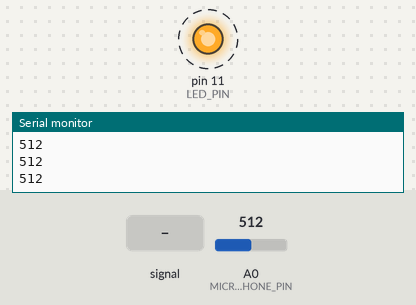
Recording of a sketch running on a simulated Arduino Uno, built with avr-gcc and run on an emulated ATmega328P. Parts: output pins drawn as LEDs (lit = HIGH), the last lines printed to the serial monitor. Dashed ring = blinking. Inputs (shaded band) come from the test bench; at power-on: A0 (MICROPHONE_PIN) = 512.

Above: at 1.25 s.
1.3 s: A0 (MICROPHONE_PIN) set to 409
4.3 s: A0 (MICROPHONE_PIN) set to 383
At 4.3 s:
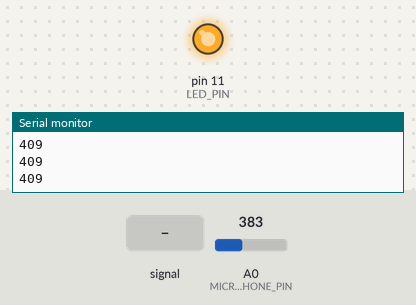
5.8 s: A0 (MICROPHONE_PIN) fed a 200 Hz sine of ±81 counts around its level
At 6.6 s:
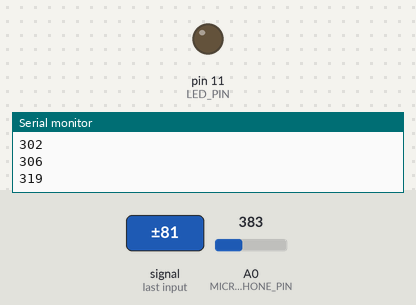
8.8 s: A0 (MICROPHONE_PIN) set to 306
At 8.8 s:
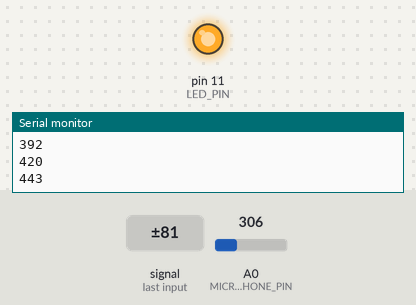
10.3 s: A0 (MICROPHONE_PIN) set to 410
At 10.48 s:
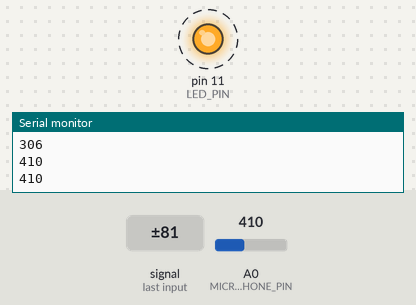
Timing chart, 0 to 14.3 s (numbered marks = the images above; inputs shaded):
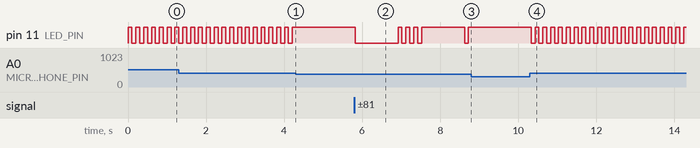

Measured:
- the behaviour switches between 401 and 400 on A0 (MICROPHONE_PIN) (found by bisection; images 0 and 1)
- after the input at 4.3 s, pin 11 (LED_PIN): stops changing and stays HIGH
- after the input at 5.8 s, pin 11 (LED_PIN): goes LOW 1.1 s, 3 × (HIGH 0.10 s, LOW 0.10 s), HIGH 1.1 s, LOW 0.10 s, then HIGH, starting at once
- after the input at 8.8 s, pin 11 (LED_PIN): stops changing and stays HIGH
- after the input at 10.3 s, pin 11 (LED_PIN): alternates HIGH for 0.10 s and LOW for 0.10 s, starting at once
- by itself, pin 11 (LED_PIN): alternates HIGH for 0.10 s and LOW for 0.10 s

The sketch:

Microphone.ino
```cpp
#define LED_PIN 11

/** Подключаем микрофон к аналоговому выходу 0 */
#define MICROPHONE_PIN A0

/** Зададим пороговую величину звука (Хлопок) */
#define THRESHOLD_VALUE 400


boolean ledValue = false;


void setup() {
    pinMode(LED_PIN, OUTPUT);
    Serial.begin(9600);
}

void loop() {
    //Считываем данные с микрофона
    int sensorValue = analogRead(MICROPHONE_PIN);
    Serial.println(sensorValue);

    //Если уровень шума больше порогового значения меняем значение светодиода
    if (sensorValue > THRESHOLD_VALUE)
        ledValue = !ledValue;

    digitalWrite(LED_PIN, ledValue);

    delay(100);
}
```
